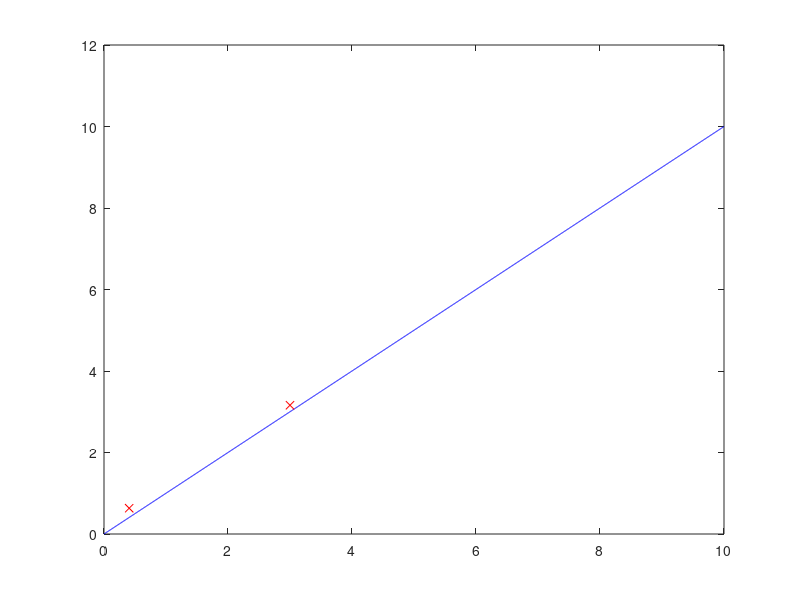

Source code (MATLAB):
% Definição da variável de Laplace
s = tf('s');

P1 = 1/s;
P2 = 1/s;

[y1_deg, p1_deg] = step(P1);
[y2_deg, p2_deg] = step(P2);

figure,plot(p1_deg,y1_deg,'b',3,3.16,'rx',0.406,0.633,'rx');
% plot();
% plot();
